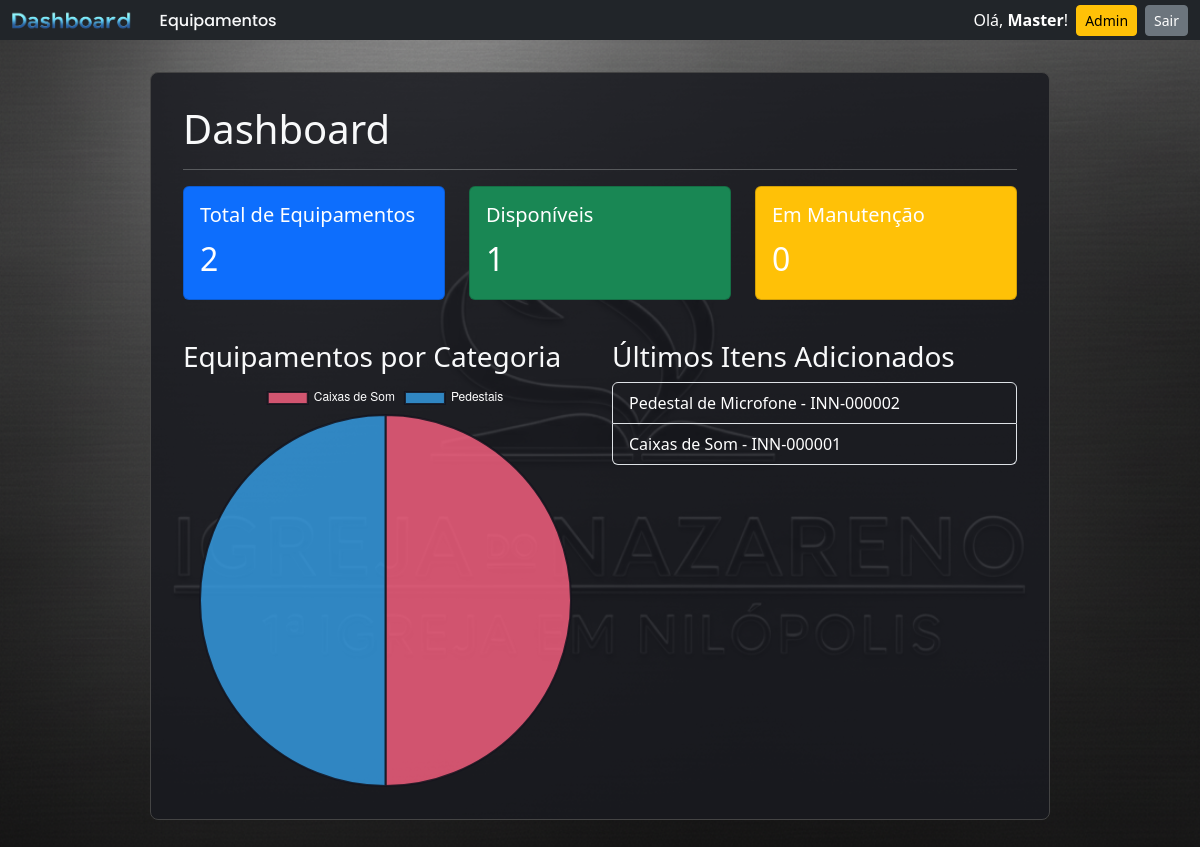
The page /dashboard/ (signed in) on the database its author committed.
### core/models.py (models this page shows, shortened)
class Equipamento(models.Model):
    SITUACAO_CHOICES = [
        ('disponivel', 'Disponível'),
        ('em_uso', 'Em Uso'),
        ('manutencao', 'Em Manutenção'),
        ('descartado', 'Descartado'),
    ]
    class Meta:
        verbose_name = "Equipamento"
        verbose_name_plural = "Equipamentos"
        permissions = [
            ("can_export_csv", "Pode exportar relatórios CSV de equipamentos"),
            ("can_print_label", "Pode imprimir etiquetas de equipamentos"),
        ]
    data_entrada = models.DateField(verbose_name="Data de Entrada", default=timezone.now)
    nome = models.CharField(max_length=200, verbose_name="Nome", default='(Nome não fornecido)')
    marca = models.CharField(max_length=100, blank=True, null=True, verbose_name="Marca")
    modelo = models.CharField(max_length=100, blank=True, null=True, verbose_name="Modelo")
    numero_serie = models.CharField(max_length=100, unique=True, blank=True, null=True, verbose_name="Número de Série")
    preco_aproximado = models.DecimalField(max_digits=10, decimal_places=2, verbose_name="Preço Aproximado", blank=True,
                                           null=True)
    situacao = models.CharField(max_length=20, choices=SITUACAO_CHOICES, default='disponivel', verbose_name="Situação")
    categoria = models.ForeignKey(Categoria, on_delete=models.PROTECT, verbose_name="Categoria", blank=True, null=True)
    localizacao = models.ForeignKey(Localizacao, on_delete=models.PROTECT, verbose_name="Localização", blank=True,null=True)
    departamento = models.ForeignKey(Departamento, on_delete=models.SET_NULL, null=True, blank=True,verbose_name="Departamento")
    data_saida = models.DateField(verbose_name="Data de Saída", blank=True, null=True)
    motivo_saida = models.TextField(verbose_name="Motivo de Saída", blank=True, null=True)
    observacoes = models.TextField(verbose_name="Observações", blank=True, null=True)
    codigo_patrimonio = models.CharField(
        max_length=20,
        unique=True,
        blank=True,
        editable=False,
        verbose_name="Código de Patrimônio"
    )
    imagem = models.ImageField(
        upload_to='equipamentos_fotos/',
        blank=True,
        null=True,
        verbose_name="Foto do Equipamento"
    )

### core/views.py (the view)
class DashboardView(LoginRequiredMixin, TemplateView):
    template_name = 'core/dashboard.html'
    def get_context_data(self, **kwargs):
        context = super().get_context_data(**kwargs)
        context['total_equipamentos'] = Equipamento.objects.count()
        context['em_manutencao'] = Equipamento.objects.filter(situacao='manutencao').count()
        context['disponiveis'] = Equipamento.objects.filter(situacao='disponivel').count()
        context['ultimos_adicionados'] = Equipamento.objects.order_by('-id')[:5]
        chart_data_queryset = Equipamento.objects.values('categoria__nome').annotate(total=Count('id')).order_by(
            'categoria__nome')
        chart_labels = [item['categoria__nome'] for item in chart_data_queryset]
        chart_values = [item['total'] for item in chart_data_queryset]
        base_colors = [
            'rgba(255, 99, 132, 0.8)', 'rgba(54, 162, 235, 0.8)', 'rgba(255, 206, 86, 0.8)',
            'rgba(75, 192, 192, 0.8)', 'rgba(153, 102, 255, 0.8)', 'rgba(255, 159, 64, 0.8)'
        ]
        chart_colors = [base_colors[i % len(base_colors)] for i in range(len(chart_labels))]
        context['chart_labels'] = json.dumps(chart_labels)
        context['chart_values'] = json.dumps(chart_values)
        context['chart_colors'] = json.dumps(chart_colors)
        return context

### core/templates/core/dashboard.html (shortened to what this page needs)
{% extends 'core/base.html' %}
{% block content %}
    <h1>Dashboard</h1>
    <hr>
    <div class="row">
        <div class="col-md-4 mb-3">
            <div class="card text-white bg-primary">
                <div class="card-body">
                    <h5 class="card-title">Total de Equipamentos</h5>
                    <p class="card-text fs-2">{{ total_equipamentos }}</p>
                </div>
            </div>
        </div>
        <div class="col-md-4 mb-3">
            <div class="card text-white bg-success">
                <div class="card-body">
                    <h5 class="card-title">Disponíveis</h5>
                    <p class="card-text fs-2">{{ disponiveis }}</p>
                </div>
            </div>
        </div>
        <div class="col-md-4 mb-3">
            <div class="card text-white bg-warning">
                <div class="card-body">
                    <h5 class="card-title">Em Manutenção</h5>
                    <p class="card-text fs-2">{{ em_manutencao }}</p>
                </div>
            </div>
        </div>
    </div>
    <div class="row mt-4">
        <div class="col-md-6">
            <h3>Equipamentos por Categoria</h3>
            <canvas id="categoriasChart"></canvas>
        </div>
        <div class="col-md-6">
            <h3>Últimos Itens Adicionados</h3>
            <ul class="list-group">
                {% for item in ultimos_adicionados %}
                <li class="list-group-item bg-transparent text-white">{{ item.nome }} - {{ item.codigo_patrimonio }}</li>
                {% empty %}
                <li class="list-group-item bg-transparent text-white">Nenhum equipamento cadastrado.</li>
                {% endfor %}
            </ul>
        </div>
    </div>
<script>
    document.addEventListener("DOMContentLoaded", function() {
        const ctx = document.getElementById('categoriasChart').getContext('2d');
        try {
            const chartLabels = JSON.parse('{{ chart_labels|escapejs }}');
            const chartValues = JSON.parse('{{ chart_values|escapejs }}');
            const chartColors = JSON.parse('{{ chart_colors|escapejs }}');
            if (chartLabels.length > 0) {
                const myChart = new Chart(ctx, {
                    type: 'pie',
                    data: {
                        labels: chartLabels,
                        datasets: [{
                            label: 'Equipamentos',
                            data: chartValues,
                            backgroundColor: chartColors,
                            borderColor: 'rgba(20, 20, 30, 0.85)',
                            borderWidth: 2
                        }]
                    },
                    options: {
                        responsive: true,
                        plugins: {
                            legend: {
                                labels: {
                                    color: 'white'
                                }
                            }
                        }
                    }
                });
            }
        } catch (e) {
            console.error("Erro ao renderizar o gráfico:", e);
        }
    });
</script>
{% endblock %}

### core/templates/core/base.html (shortened to what this page needs)
{% load static %}
<!doctype html>
<html lang="pt-br">
<head>
    <link href="https://cdn.jsdelivr.net/npm/bootstrap@5.3.3/dist/css/bootstrap.min.css" rel="stylesheet">
    <link rel="stylesheet" href="{% static 'core/css/main.css' %}?v=15">
</head>
<body>
    {% block navbar %}
    <nav class="navbar navbar-expand-lg navbar-dark bg-dark mb-4 py-0">
        <div class="container-fluid">
            <a class="navbar-brand" href="{% url 'core:dashboard' %}">
                <img src="{% static 'core/img/logoDashboard.png' %}" alt="Inventario Logo" style="height: 25px;">
            </a>
            <div class="collapse navbar-collapse" id="navbarNav">
                <ul class="navbar-nav me-auto">
                    <li class="nav-item">
                        <a class="nav-link {% if request.resolver_match.view_name == 'core:lista_equipamentos' %}active{% endif %}" href="{% url 'core:lista_equipamentos' %}">Equipamentos</a>
                    </li>
                </ul>
                <div class="d-flex align-items-center mt-3 mt-lg-0">
                    {% if user.is_authenticated %}
                        <span class="navbar-text text-white me-2">Olá, <strong>{{ user.username }}</strong>!</span>
                        {% if user.is_superuser %}
                            <a href="{% url 'admin:index' %}" class="btn btn-warning btn-sm me-2">Admin</a>
                        {% endif %}
                        <form action="{% url 'logout' %}" method="post" class="d-inline">
                            <button type="submit" class="btn btn-secondary btn-sm">Sair</button>
                        </form>
                    {% else %}
                        <a href="{% url 'login' %}" class="btn btn-primary btn-sm">Entrar</a>
                    {% endif %}
                </div>
            </div>
        </div>
    </nav>
    {% endblock navbar %}
    <div class="container">
        <div class="content-container">
            {% block content %}
            {% endblock content %}
        </div>
    </div>
</body>
</html>

### core/static/core/css/main.css (style rules this page uses)
body { background-image: url('../img/Background.png'); background-size: cover; background-position: center center; background-repeat: no-repeat; background-attachment: fixed; color: #f8f9fa; }
.content-container { background-color: rgba(25, 27, 32, 0.85); padding: 2rem; border-radius: 0.5rem; border: 1px solid #444; max-width: 900px; margin: 2rem auto; }
.nav-link { display: inline-block; padding: 0rem; border-radius: 0.25rem; text-decoration: none; color: #f8f9fa; background: transparent; transition: all 0.3s ease; font-family: 'Poppins', sans-serif; font-weight: 500; }

### rows shown on the page
Equipamento: nome "Pedestal de Microfone", codigo_patrimonio "INN-000002"
Equipamento: nome "Caixas de Som", codigo_patrimonio "INN-000001"

### other values the page prints
{{ user.username }} "Master"
{{ total_equipamentos }} "2"
{{ disponiveis }} "1"
{{ em_manutencao }} "0"
chart data {{ chart_values|escapejs }} [1, 1]
